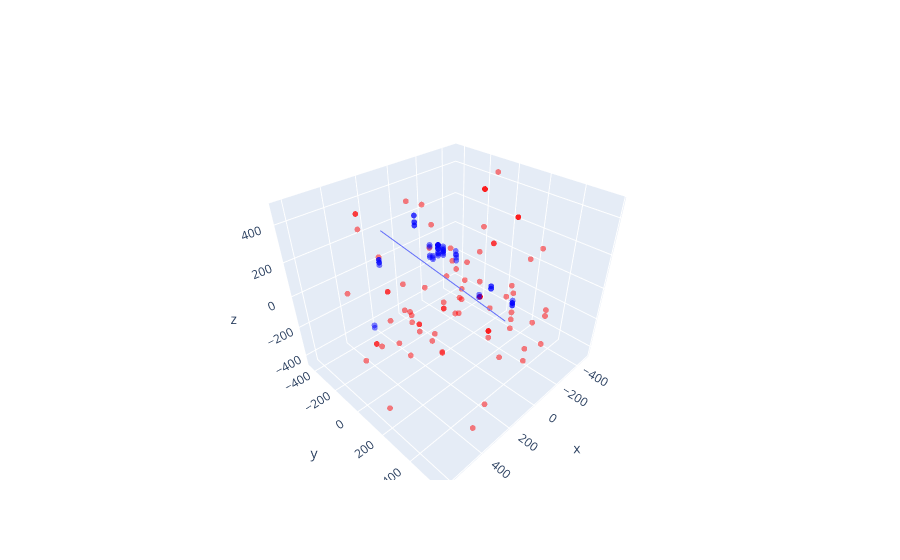

Write notebook code for a chart like this one.
### Code cell
fig_auxiliary = px.scatter_3d(tmp_pulses.filter(pl.col("auxiliary")==True).to_pandas(),
                              x='x_mean', y='y_mean', z='z_mean', opacity=0.5, color_discrete_sequence=['red'])
fig_non_auxiliary = px.scatter_3d(tmp_pulses.filter(pl.col("auxiliary")==False).to_pandas(),
                               x='x_mean', y='y_mean', z='z_mean', opacity=0.5, color_discrete_sequence=['blue'])
fig_line = px.line_3d(vector_tgt_df.to_pandas(), x="x", y="y", z="z")


fig_auxiliary.update_traces(marker_size=2)
fig_non_auxiliary.update_traces(marker_size=2)

fig = go.Figure(data = fig_auxiliary.data + fig_non_auxiliary.data + fig_line.data)
fig.show()
